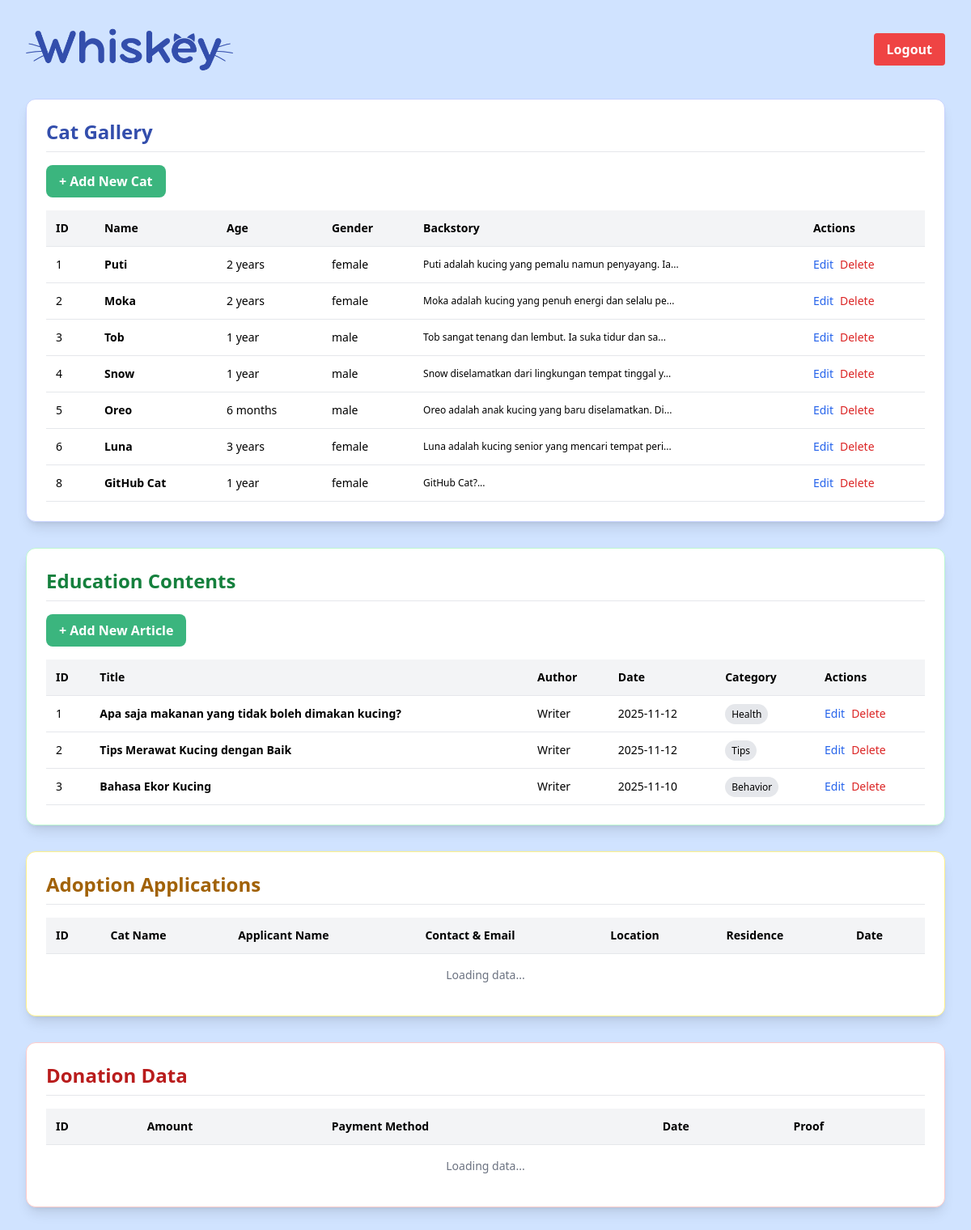
The app's page /admin/admin.php (signed in) with its own data.
### tables this page shows
CREATE TABLE `cats` (
  `id` int(11) NOT NULL,
  `name` varchar(100) NOT NULL,
  `age` varchar(50) NOT NULL,
  `gender` enum('male','female') NOT NULL,
  `image_url` varchar(255) NOT NULL,
  `backstory` text NOT NULL,
  `bg_color` varchar(50) NOT NULL DEFAULT 'bg-soft-pink',
  `created_at` timestamp NOT NULL DEFAULT current_timestamp()
);

CREATE TABLE `education_content` (
  `id` int(11) NOT NULL,
  `title` varchar(255) NOT NULL,
  `author` varchar(100) NOT NULL,
  `publish_date` date NOT NULL,
  `category` enum('Tips','Health','Behavior') NOT NULL,
  `image_url` varchar(255) NOT NULL,
  `teaser_content` text NOT NULL,
  `content` text NOT NULL,
  `created_at` timestamp NOT NULL DEFAULT current_timestamp()
);

### admin/admin.php (the view, shortened to what this page needs)
<?php
include '../config.php';
function getTableData($conn, $tableName)
{
    $data = [];
    $sql = "SELECT * FROM $tableName ORDER BY id ASC";
    $result = $conn->query($sql);
    if ($result && $result->num_rows > 0) {
        while ($row = $result->fetch_assoc()) {
            $data[] = $row;
        }
    }
    return $data;
}
$cats = getTableData($conn, 'cats');
$education = getTableData($conn, 'education_content');
?>
<!DOCTYPE html>
<html lang="en">
<head>
    <script src="https://cdn.tailwindcss.com"></script>
    <link rel="stylesheet" href="../style.css">
</head>
<body class="p-4 sm:p-8 bg-soft-blue">
    <header class="headeradmin mb-8 flex flex-row justify-between items-center">
        <img class="w-64" src="../img/Whiskey.png" alt="..." />
        <a href="../logout.php"
            class="bg-red-500 text-white px-4 py-2 rounded hover:bg-red-700 font-semibold text-base">Logout</a>
    </header>
    <div class="bg-white p-6 rounded-xl shadow-lg mb-8 border border-indigo-200">
        <h2 class="text-2xl font-bold mb-4 text-[#334eac] border-b pb-2">Cat Gallery</h2>
        <button id="showAddCatFormBtn" class="btn-green px-4 py-2 rounded-lg font-semibold mb-4">
            + Add New Cat
        </button>
        <div class="overflow-x-auto">
            <table class="min-w-full table-auto text-left text-sm border-collapse">
                <thead class="bg-gray-100">
                    <tr>
                        <th class="p-3 border-b">ID</th>
                        <th class="p-3 border-b">Name</th>
                        <th class="p-3 border-b">Age</th>
                        <th class="p-3 border-b">Gender</th>
                        <th class="p-3 border-b">Backstory</th>
                        <th class="p-3 border-b">Actions</th>
                    </tr>
                </thead>
                <tbody id="masterCatList">
                    <?php
                    if (!empty($cats)) {
                        foreach ($cats as $row) {
                            echo "<tr class='border-b hover:bg-indigo-50'>";
                            echo "<td class='p-3'>{$row['id']}</td>";
                            echo "<td class='p-3 font-semibold'>{$row['name']}</td>";
                            echo "<td class='p-3'>{$row['age']}</td>";
                            echo "<td class='p-3'>{$row['gender']}</td>";
                            echo "<td class='p-3 text-xs truncate max-w-xs'>" . substr($row['backstory'], 0, 50) . "...</td>";
                            echo "<td class='p-3 space-x-2 whitespace-nowrap'>";
                            echo "<button data-id='{$row['id']}' class='edit-cat-btn text-blue-600 hover:text-blue-800 text-sm'>Edit</button>";
                            echo "<button data-id='{$row['id']}' class='delete-cat-btn text-red-600 hover:text-red-800 text-sm'>Delete</button>";
                            echo "</td>";
                            echo "</tr>";
                        }
                    } else {
                        echo "<tr><td colspan='6' class='p-4 text-center text-gray-500'>No data in the Cats table.</td></tr>";
                    }
                    ?>
                </tbody>
            </table>
        </div>
    </div>
    <div class="bg-white p-6 rounded-xl shadow-lg mb-8 border border-green-200">
        <h2 class="text-2xl font-bold mb-4 text-green-700 border-b pb-2">Education Contents</h2>
        <button id="showAddEducationFormBtn" class="btn-green px-4 py-2 rounded-lg font-semibold mb-4">
            + Add New Article
        </button>
        <div class="overflow-x-auto">
            <table class="min-w-full table-auto text-left text-sm border-collapse">
                <thead class="bg-gray-100">
                    <tr>
                        <th class="p-3 border-b">ID</th>
                        <th class="p-3 border-b">Title</th>
                        <th class="p-3 border-b">Author</th>
                        <th class="p-3 border-b">Date</th>
                        <th class="p-3 border-b">Category</th>
                        <th class="p-3 border-b">Actions</th>
                    </tr>
                </thead>
                <tbody id="masterEducationList">
                    <?php
                    if (!empty($education)) {
                        foreach ($education as $row) {
                            echo "<tr class='border-b hover:bg-green-50'>";
                            echo "<td class='p-3'>{$row['id']}</td>";
                            echo "<td class='p-3 font-semibold'>{$row['title']}</td>";
                            echo "<td class='p-3'>{$row['author']}</td>";
                            echo "<td class='p-3'>{$row['publish_date']}</td>";
                            echo "<td class='p-3'><span class='px-2 py-1 text-xs rounded-full bg-gray-200'>{$row['category']}</span></td>";
                            echo "<td class='p-3 space-x-2 whitespace-nowrap'>";
                            echo "<button data-id='{$row['id']}' class='edit-edu-btn text-blue-600 hover:text-blue-800 text-sm'>Edit</button>";
                            echo "<button data-id='{$row['id']}' class='delete-edu-btn text-red-600 hover:text-red-800 text-sm'>Delete</button>";
                            echo "</td>";
                            echo "</tr>";
                        }
                    } else {
                        echo "<tr><td colspan='6' class='p-4 text-center text-gray-500'>No data in the Education table.</td></tr>";
                    }
                    ?>
                </tbody>
            </table>
        </div>
    </div>
    <div class="bg-white p-6 rounded-xl shadow-lg mb-8 border border-yellow-200">
        <h2 class="text-2xl font-bold mb-4 text-yellow-700 border-b pb-2">Adoption Applications</h2>
        <div class="overflow-x-auto">
            <table class="min-w-full table-auto text-left text-sm border-collapse">
                <thead class="bg-gray-100">
                    <tr>
                        <th class="p-3 border-b">ID</th>
                        <th class="p-3 border-b">Cat Name</th>
                        <th class="p-3 border-b">Applicant Name</th>
                        <th class="p-3 border-b">Contact & Email</th>
                        <th class="p-3 border-b">Location</th>
                        <th class="p-3 border-b">Residence</th>
                        <th class="p-3 border-b">Date</th>
                    </tr>
                </thead>
                <tbody id="adoptionReviewList">
                    <tr>
                        <td colspan="9" class="p-4 text-center text-gray-500">Loading data...</td>
                    </tr>
                </tbody>
            </table>
        </div>
    </div>
    <div class="bg-white p-6 rounded-xl shadow-lg border border-red-200">
        <h2 class="text-2xl font-bold mb-4 text-red-700 border-b pb-2">Donation Data</h2>
        <div class="overflow-x-auto">
            <table class="min-w-full table-auto text-left text-sm border-collapse">
                <thead class="bg-gray-100">
                    <tr>
                        <th class="p-3 border-b">ID</th>
                        <th class="p-3 border-b">Amount</th>
                        <th class="p-3 border-b">Payment Method</th>
                        <th class="p-3 border-b">Date</th>
                        <th class="p-3 border-b">Proof</th>
                    </tr>
                </thead>
                <tbody id="donationListBody">
                    <tr>
                        <td colspan="5" class="p-4 text-center text-gray-500">Loading data...</td>
                    </tr>
                </tbody>
            </table>
        </div>
    </div>
</body>
</html>

### style.css (style rules this page uses)
:root { --soft-blue: #d0e3ff; --dark-blue: #334eac; --green: #3bb57e; --text-light: #ffffff; --super-soft-blue: #edfdff; --soft-pink: #fbedff; --soft-yellow: #fcffd6; }
html { scroll-behavior: smooth; }
.bg-soft-blue { background-color: var(--soft-blue); }
.btn-green { background-color: var(--green); color: var(--text-light); transition: 0.3s ease; }
.headeradmin { display: flex; justify-content: center; text-align: center; }

### records on screen
cats: id "1", name "Puti", age "2 years", gender "female", backstory "Puti adalah kucing yang pemalu namun penyayang. Ia"
cats: id "2", name "Moka", age "2 years", gender "female", backstory "Moka adalah kucing yang penuh energi dan selalu pe"
cats: id "3", name "Tob", age "1 year", gender "male", backstory "Tob sangat tenang dan lembut. Ia suka tidur dan sa"
cats: id "4", name "Snow", age "1 year", gender "male", backstory "Snow diselamatkan dari lingkungan tempat tinggal y"
cats: id "5", name "Oreo", age "6 months", gender "male", backstory "Oreo adalah anak kucing yang baru diselamatkan. Di"
cats: id "6", name "Luna", age "3 years", gender "female", backstory "Luna adalah kucing senior yang mencari tempat peri"
cats: id "8", name "GitHub Cat", age "1 year", gender "female", backstory "GitHub Cat?"
education_content: id "1", title "Apa saja makanan yang tidak boleh dimakan kucing?", author "Writer", publish_date "2025-11-12", category "Health"
education_content: id "2", title "Tips Merawat Kucing dengan Baik", author "Writer", publish_date "2025-11-12", category "Tips"
education_content: id "3", title "Bahasa Ekor Kucing", author "Writer", publish_date "2025-11-10", category "Behavior"
